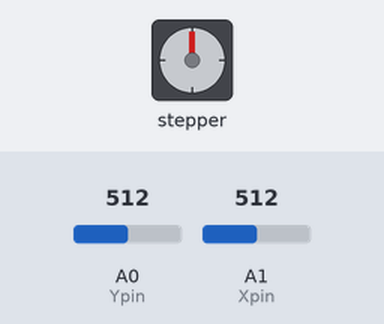
Simulated run of this sketch. Board: Arduino Uno, built with avr-gcc and run on an emulated ATmega328P. Shown: stepper motor. The test bench sets the inputs (shaded band); at power-on: A1 (Xpin) = 512, A0 (Ypin) = 512. Stepper angles assume 2048 steps per turn.

Above: at 1.2 s.
1.3 s: A1 (Xpin) set to 585
2.8 s: A1 (Xpin) set to 617
At 3.7 s:
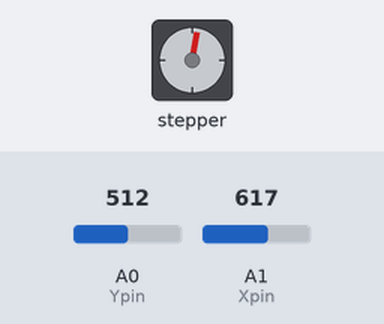
5.8 s: A1 (Xpin) set to 900
At 6.22 s:
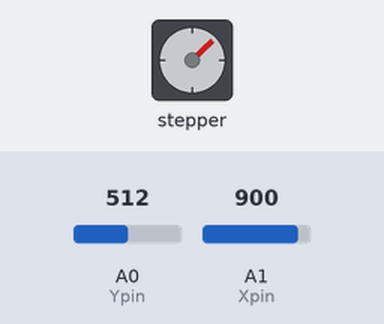
8.8 s: A1 (Xpin) set to 1010
11.8 s: A1 (Xpin) set to 590
At 11.8 s:
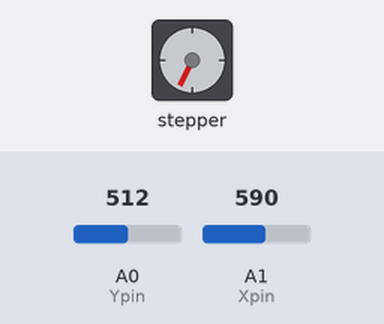
13.3 s: A1 (Xpin) set to 1023
At 14.0 s:
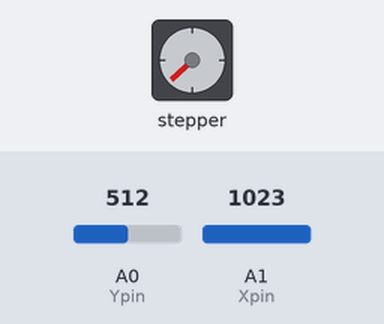
Timing chart, 0 to 19.3 s (numbered marks = the images above; inputs shaded):
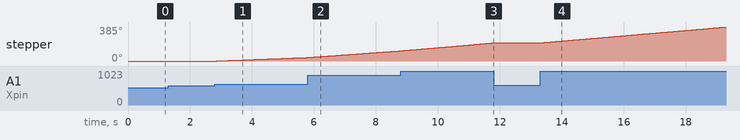

The sketch:

SteppermotorControl.ino
```cpp
#include <Stepper.h>
Stepper ms(2048,8,10,9,11);
int Xpin=A1;
int Ypin=A0;
int swVal;
int Xval;
int Yval;
void setup() {
  pinMode(Xpin,INPUT);
  pinMode(Ypin,INPUT);
  ms.setSpeed(10);
  Serial.begin(9600);
}

void loop() {
Xval=analogRead(Xpin);
Yval=analogRead(Ypin);
if(Xval>600&&Xval<850)ms.step(2);
if(Xval>850&&Xval<1000)ms.step(5);
if(Xval>1000)ms.step(7);
if(Xval<400&&Xval>250)ms.step(-2);
if(Xval<250&&Xval>100)ms.step(-5);
if(Xval<100)ms.step(-7);
delay(20);
}
```

Measured:
- after the input at 1.3 s, every drawn part: stays the same
- after the input at 2.8 s, stepper: keeps turning clockwise at about 14°/s, starting after 0.06 s
- after the input at 11.8 s, stepper: stops changing and stays 205°
- after the input at 13.3 s, stepper: keeps turning clockwise at about 30°/s, starting at once
